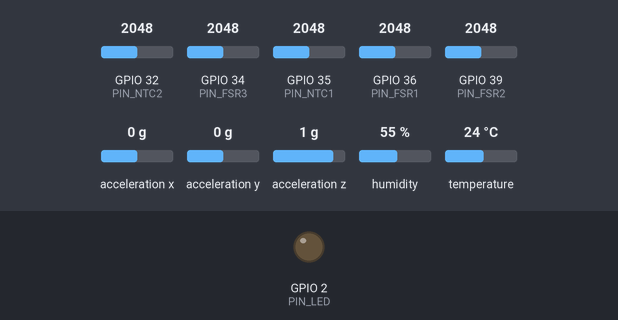
A sketch run on a simulated ESP32. Parts: output pins drawn as LEDs (lit = HIGH). Wiring (inferred from the names in the program): MPU-6050 motion sensor at I2C address 0x68. Dashed ring = blinking. The test bench sets the inputs (shaded band); at power-on: acceleration x 0 g, GPIO 39 (PIN_FSR2) = 2048, GPIO 32 (PIN_NTC2) = 2048, GPIO 34 (PIN_FSR3) = 2048, GPIO 35 (PIN_NTC1) = 2048, GPIO 36 (PIN_FSR1) = 2048, acceleration y 0 g, acceleration z 1 g, humidity 55 %, temperature 24 °C (analog values on the 0–4095 scale). Nothing arrives over Bluetooth unless stated; a phone connects over Bluetooth LE 3 s after start; what the sketch prints to the serial monitor is not drawn.

Above: at 0.0 s.
At 1.76 s:
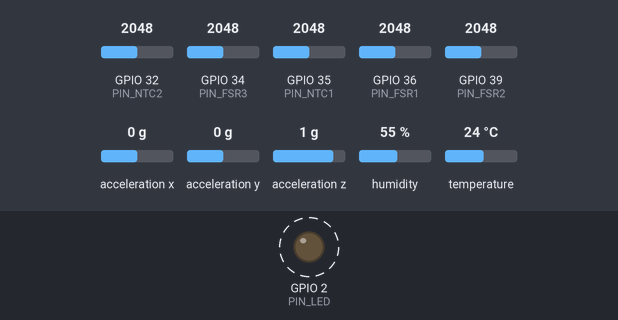
1.8 s: acceleration x set to -1.4 g
At 4.6 s:
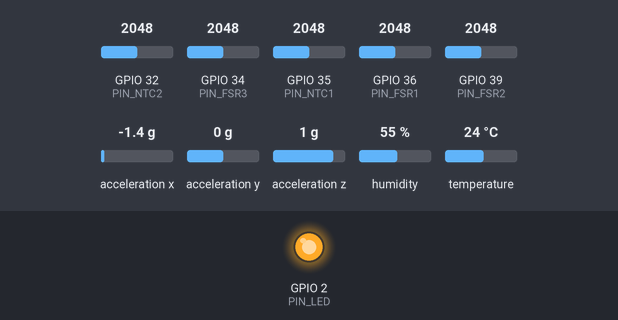
4.8 s: GPIO 39 (PIN_FSR2) set to 2866
6.8 s: GPIO 32 (PIN_NTC2) set to 1228
9.0 s: GPIO 34 (PIN_FSR3) set to 1228
11.2 s: GPIO 35 (PIN_NTC1) set to 1228
13.4 s: GPIO 36 (PIN_FSR1) set to 1228
Timing chart, 0 to 16.4 s (numbered marks = the images above; inputs shaded):
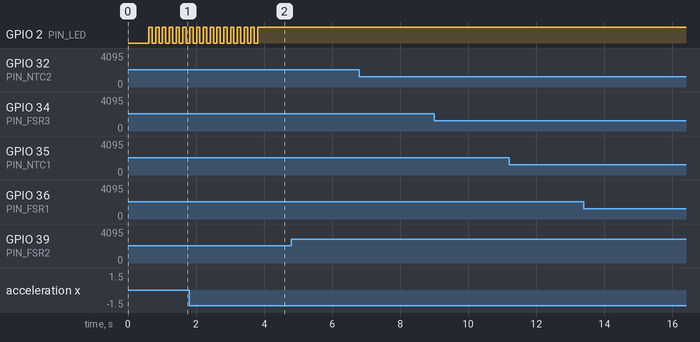

The sketch:

test_full_semua_sensor.ino
```cpp
/*
  ============================================================================
  TES 3 FSR + 2 NTC + SHT30 + MPU6050 - Smart Insole (Serial Monitor + BLE)
  ----------------------------------------------------------------------------
  Data sensor ditampilkan lewat Serial Monitor (kabel USB, baud 115200) DAN
  dikirim lewat BLE (notify) supaya bisa dibaca HP tanpa kabel.

    - SHT30 (kelembapan & suhu udara)   -> I2C, pin SDA=D21, SCL=D22
    - MPU6050 (deteksi langkah)         -> I2C, pin SDA=D21, SCL=D22 (bareng SHT30)
    - BLE (Bluetooth Low Energy)        -> pakai UUID Nordic UART Service (NUS),
                                            jadi bisa langsung dites pakai app
                                            "Serial Bluetooth Terminal" (Android)
                                            tanpa perlu bikin app sendiri dulu.

  Library tambahan yang WAJIB diinstall dulu lewat Library Manager:
    - "Adafruit SHT31 Library"   (dipakai juga untuk SHT30, kompatibel)
    - "Adafruit Unified Sensor"  (dependency dari library di atas)
    - Library BLE (BLEDevice.h dkk) sudah bawaan core ESP32, tidak perlu install.

  Cara pakai:
    1. Upload sketch ini, buka Serial Monitor (baud 115200) kalau mau lihat
       lewat kabel juga.
    2. Di HP, scan BLE cari nama perangkat "Smart Insole BLE", connect.
    3. Kalau pakai app "Serial Bluetooth Terminal": pilih mode BLE, connect ke
       perangkatnya, aktifkan notify di karakteristik TX -> data sensor akan
       muncul terus tiap ~300ms dalam format CSV singkat, contoh:
       F1:1234,F2:1180,F3:1502,T1:29.4,T2:30.1,RH:55.2,TA:28.0,AX:0.01,AY:0.02,AZ:0.98
  ============================================================================
*/

#include <Wire.h>
#include <Adafruit_SHT31.h>
#include <BLEDevice.h>
#include <BLEServer.h>
#include <BLEUtils.h>
#include <BLE2902.h>
#include <Ticker.h>

Adafruit_SHT31 sht = Adafruit_SHT31();
bool shtOK = false;

// ---- BLE (pakai UUID Nordic UART Service supaya kompatibel dgn app umum) ----
const char* BLE_NAMA           = "glykos device";
#define BLE_SERVICE_UUID        "6E400001-B5A3-F393-E0A9-E50E24DCCA9E"
#define BLE_CHARACTERISTIC_TX   "6E400003-B5A3-F393-E0A9-E50E24DCCA9E"

BLEServer* bleServer = NULL;
BLECharacteristic* bleTx = NULL;
bool bleTerhubung = false;
volatile bool bleBaruPutus = false; // di-set saat putus; restart advertising ditangani di loop()

class BleServerCallbacks: public BLEServerCallbacks {
  void onConnect(BLEServer* s) { bleTerhubung = true; }
  void onDisconnect(BLEServer* s) {
    bleTerhubung = false;
    bleBaruPutus = true; // JANGAN startAdvertising() di dalam callback (stack belum bersih)
  }
};

void bleInit() {
  BLEDevice::init(BLE_NAMA);
  BLEDevice::setMTU(200); // minta MTU besar supaya paket CSV panjang tidak terpotong di 20 byte
  bleServer = BLEDevice::createServer();
  bleServer->setCallbacks(new BleServerCallbacks());

  BLEService* service = bleServer->createService(BLE_SERVICE_UUID);
  bleTx = service->createCharacteristic(BLE_CHARACTERISTIC_TX, BLECharacteristic::PROPERTY_NOTIFY);
  bleTx->addDescriptor(new BLE2902());
  service->start();

  BLEAdvertising* advertising = BLEDevice::getAdvertising();
  advertising->addServiceUUID(BLE_SERVICE_UUID);
  advertising->start();
}

void bleKirim(const String &data) {
  if (!bleTerhubung) return;
  String paket = data + "\n"; // terminator supaya app terminal/parser bisa pisahkan antar paket
  bleTx->setValue(paket.c_str());
  bleTx->notify();
}

// ---- LED indikator status BLE ----
// GPIO2 = LED bawaan di sebagian besar board ESP32 DevKit (tanpa wiring tambahan).
// LED eksternal: GPIO2 -> resistor 220-330 ohm -> kaki panjang LED (+),
//                kaki pendek LED (-) -> GND.
const int PIN_LED = 2;
Ticker ledTicker;

void ledToggle() { digitalWrite(PIN_LED, !digitalRead(PIN_LED)); }

// Terapkan pola LED HANYA saat status koneksi berubah (biar Ticker tidak
// di-restart tiap loop). Ticker jalan sendiri di background, jadi kedipnya tetap
// cepat walau loop ada delay(300).
void ledUpdate() {
  static int terakhir = -1;
  int sekarang = bleTerhubung ? 1 : 0;
  if (sekarang == terakhir) return;
  terakhir = sekarang;
  if (bleTerhubung) {
    ledTicker.detach();
    digitalWrite(PIN_LED, HIGH);          // menyala solid = BLE tersambung
  } else {
    ledTicker.attach_ms(100, ledToggle);  // kedip tiap 100ms (~5x/detik) = belum tersambung
  }
}

// ---- Pin FSR (samakan dengan label FISIK di board ESP32-mu) ----
const int PIN_FSR1 = 36; // tertulis "VP" di board
const int PIN_FSR2 = 39; // tertulis "VN" di board
const int PIN_FSR3 = 34; // tertulis "D34" di board

const char* NAMA_FSR1 = "FSR1-Hallux";
const char* NAMA_FSR2 = "FSR2-Metatarsal1";
const char* NAMA_FSR3 = "FSR3-Tumit";

// ---- Pin NTC (modul KY-013, pin S ke sini) ----
const int PIN_NTC1 = 35; // tertulis "D35" di board -> NTC 1 (forefoot)
const int PIN_NTC2 = 32; // tertulis "D32" di board -> NTC 2 (tumit)

const char* NAMA_NTC1 = "NTC1-Forefoot";
const char* NAMA_NTC2 = "NTC2-Tumit";

// ---- Konstanta konversi KY-013 (nilai standar pabrik) ----
const float VCC_MV   = 3300.0; // tegangan suplai modul (3V3 dari ESP32)
const float NTC_R0   = 10000.0;  // resistansi NTC @ 25C (standar KY-013)
const float NTC_RF   = 10000.0;  // resistor tetap di dalam modul (standar KY-013)
const float NTC_T0K  = 298.15;   // 25C dalam Kelvin
const float NTC_BETA = 3950.0;   // nilai Beta standar KY-013

const int ADC_SAMPLES = 16; // rata-rata beberapa sampel biar stabil (dinaikkan dari 8)

// ---- Kalibrasi FSR (hasil kalibrasi.html, 31/7/2026 16:31) ----
// Rfsr = FSR_RM * (VCC/Vnode - 1) ; G(uS) = 1e6/Rfsr ; F(N) = FSR_A[i]*G + FSR_B[i]
// Urutan array: 0=Hallux, 1=Metatarsal1, 2=Tumit (sama dgn PIN_FSR1/2/3)
const float FSR_RM       = 10000.0;
float       FSR_A[3]     = {0.006052, 0.012290, 0.005939}; // N/uS
float       FSR_B[3]     = {1.642072, 0.097899, 2.557779}; // N
const float FSR_AREA_CM2 = 1.69;

// EMA (exponential moving average) per sensor - redam jitter kPa akibat noise
// ADC/kontak FSR supaya angka "diam" saat beban benar-benar diam.
const float EMA_ALPHA_FSR = 0.25; // makin kecil = makin halus tapi makin lambat
float emaKpaFsr[3] = {NAN, NAN, NAN};

float fsrResistance(float vnode_mv) {
  if (vnode_mv < 1.0)     return INFINITY; // ~tanpa beban
  if (vnode_mv >= VCC_MV) return 0.0;      // saturasi
  return FSR_RM * (VCC_MV / vnode_mv - 1.0);
}

float fsrPressureKPa(float rfsr, int idx) {
  if (!isfinite(rfsr) || rfsr <= 0) return 0.0;
  float G = 1e6 / rfsr;
  float F = FSR_A[idx] * G + FSR_B[idx];
  if (F < 0) F = 0;
  float area_m2 = FSR_AREA_CM2 * 1e-4;
  return (F / area_m2) / 1000.0;
}

float haluskanKpa(float nilaiBaru, int idx) {
  emaKpaFsr[idx] = isnan(emaKpaFsr[idx]) ? nilaiBaru : (EMA_ALPHA_FSR * nilaiBaru + (1 - EMA_ALPHA_FSR) * emaKpaFsr[idx]);
  return emaKpaFsr[idx];
}

// ---- MPU6050 (koordinat akselerasi) ----
const uint8_t MPU_ADDR = 0x68;

void mpuInit() {
  Wire.beginTransmission(MPU_ADDR);
  Wire.write(0x6B); Wire.write(0x00); // wake up MPU6050
  Wire.endTransmission(true);
}

void i2cScan() {
  Serial.println("Scanning I2C...");
  int found = 0;
  for (uint8_t addr = 1; addr < 127; addr++) {
    Wire.beginTransmission(addr);
    if (Wire.endTransmission() == 0) {
      Serial.printf("  Alamat I2C ditemukan: 0x%02X\n", addr);
      found++;
    }
  }
  if (found == 0) Serial.println("  Tidak ada perangkat I2C yang terdeteksi sama sekali!");
  Serial.println("Selesai scan I2C.");
}

bool mpuReadG(float &gx, float &gy, float &gz) {
  Wire.beginTransmission(MPU_ADDR);
  Wire.write(0x3B);
  if (Wire.endTransmission(false) != 0) return false; // MPU6050 tidak terdeteksi
  Wire.requestFrom((int)MPU_ADDR, 6, true);
  if (Wire.available() < 6) return false;
  int16_t ax = (Wire.read() << 8) | Wire.read();
  int16_t ay = (Wire.read() << 8) | Wire.read();
  int16_t az = (Wire.read() << 8) | Wire.read();
  gx = ax / 16384.0; gy = ay / 16384.0; gz = az / 16384.0;
  return true;
}

float bacaMv(int pin) {
  uint32_t total = 0;
  for (int i = 0; i < ADC_SAMPLES; i++) {
    total += analogReadMilliVolts(pin); // pembacaan terkalibrasi (bukan analogRead biasa)
  }
  return (float)total / ADC_SAMPLES;
}

// Modul KY-013: S -> node antara NTC & resistor internal, sama prinsipnya
// dengan divider FSR: Rntc = RF * (VCC/Vnode - 1)
float ntcTempC(float vnode_mv) {
  if (vnode_mv < 1.0 || vnode_mv >= VCC_MV) return NAN; // wiring bermasalah
  float rntc = NTC_RF * (VCC_MV / vnode_mv - 1.0);
  float invT = 1.0/NTC_T0K + (1.0/NTC_BETA) * log(rntc / NTC_R0);
  return (1.0/invT) - 273.15;
}

void setup() {
  Serial.begin(115200);
  delay(500);

  analogReadResolution(12);
  analogSetAttenuation(ADC_11db); // supaya bisa baca 0-3.3V penuh

  pinMode(PIN_LED, OUTPUT);
  digitalWrite(PIN_LED, LOW);

  // ---- I2C: SHT30 & MPU6050 (SDA=D21, SCL=D22) ----
  Wire.begin(21, 22);
  i2cScan();
  shtOK = sht.begin(0x44);
  if (!shtOK) Serial.println("SHT30 tidak terdeteksi! Cek wiring SDA/SCL/3V3/GND.");
  mpuInit();

  bleInit();
  ledUpdate(); // mulai dengan kedip cepat (belum ada yang connect)

  Serial.println();
  Serial.println("==================================================");
  Serial.println("TES 3 FSR + 2 NTC + SHT30 + MPU6050 - Smart Insole");
  Serial.print("BLE aktif, nama perangkat: "); Serial.println(BLE_NAMA);
  Serial.println("Diamkan dulu (tanpa tekanan/sentuhan) beberapa detik.");
  Serial.println("Lalu coba tekan tiap FSR & pegang tiap NTC satu-satu.");
  Serial.println("==================================================");
  Serial.println();
}

void loop() {
  // Restart advertising di sini (bukan di dalam callback onDisconnect) supaya
  // stack BLE sempat membersihkan koneksi lama -> reconnect lebih andal.
  if (bleBaruPutus) {
    delay(500);
    BLEDevice::startAdvertising();
    bleBaruPutus = false;
  }

  ledUpdate(); // sesuaikan LED: solid kalau tersambung, kedip cepat kalau belum

  // ---- FSR ----
  float v1 = bacaMv(PIN_FSR1);
  float v2 = bacaMv(PIN_FSR2);
  float v3 = bacaMv(PIN_FSR3);
  float p1 = haluskanKpa(fsrPressureKPa(fsrResistance(v1), 0), 0);
  float p2 = haluskanKpa(fsrPressureKPa(fsrResistance(v2), 1), 1);
  float p3 = haluskanKpa(fsrPressureKPa(fsrResistance(v3), 2), 2);

  Serial.printf("%-18s %6.0f mV %6.1f kPa | %-18s %6.0f mV %6.1f kPa | %-18s %6.0f mV %6.1f kPa\n",
                NAMA_FSR1, v1, p1, NAMA_FSR2, v2, p2, NAMA_FSR3, v3, p3);

  // ---- NTC ----
  float vn1 = bacaMv(PIN_NTC1);
  float vn2 = bacaMv(PIN_NTC2);
  float t1  = ntcTempC(vn1);
  float t2  = ntcTempC(vn2);

  Serial.printf("%-18s %6.2f C     |   %-18s %6.2f C\n",
                NAMA_NTC1, t1, NAMA_NTC2, t2);

  // ---- SHT30 (baca SEKALI per loop, dipakai bareng di Serial & BLE) ----
  float rh = NAN, ta = NAN;
  if (shtOK) {
    rh = sht.readHumidity();
    ta = sht.readTemperature();
    Serial.printf("Kelembapan: %5.1f %%RH  |  Suhu udara: %5.1f C\n", rh, ta);
  } else {
    Serial.println("SHT30 tidak terdeteksi");
  }

  // ---- MPU6050 (koordinat) ----
  float gx, gy, gz;
  bool mpuOK = mpuReadG(gx, gy, gz);
  if (mpuOK) {
    Serial.printf("MPU6050  X: %6.2f g  |  Y: %6.2f g  |  Z: %6.2f g\n", gx, gy, gz);
  } else {
    Serial.println("MPU6050 tidak terdeteksi");
  }
  Serial.println("--------------------------------------------------------------------------------");

  // ---- Kirim semua data lewat BLE (format CSV singkat) ----
  String dataBle = "F1:" + String(v1,0) + ",F2:" + String(v2,0) + ",F3:" + String(v3,0) +
                    ",P1:" + String(p1,1) + ",P2:" + String(p2,1) + ",P3:" + String(p3,1) +
                    ",T1:" + String(t1,1) + ",T2:" + String(t2,1);
  if (shtOK) {
    dataBle += ",RH:" + String(rh,1) + ",TA:" + String(ta,1);
  }
  if (mpuOK) {
    dataBle += ",AX:" + String(gx,2) + ",AY:" + String(gy,2) + ",AZ:" + String(gz,2);
  }
  bleKirim(dataBle);

  delay(300); // update ~3x per detik, cukup buat lihat perubahan tekanan/suhu
}
```

Measured:
- after the input at 4.8 s, every drawn part: stays the same
- after the input at 6.8 s, every drawn part: stays the same
- after the input at 9.0 s, every drawn part: stays the same
- after the input at 11.2 s, every drawn part: stays the same
- after the input at 13.4 s, every drawn part: stays the same
- by itself, GPIO 2 (PIN_LED): alternates HIGH for 0.10 s and LOW for 0.10 s, 21 changes in all, then stays HIGH
